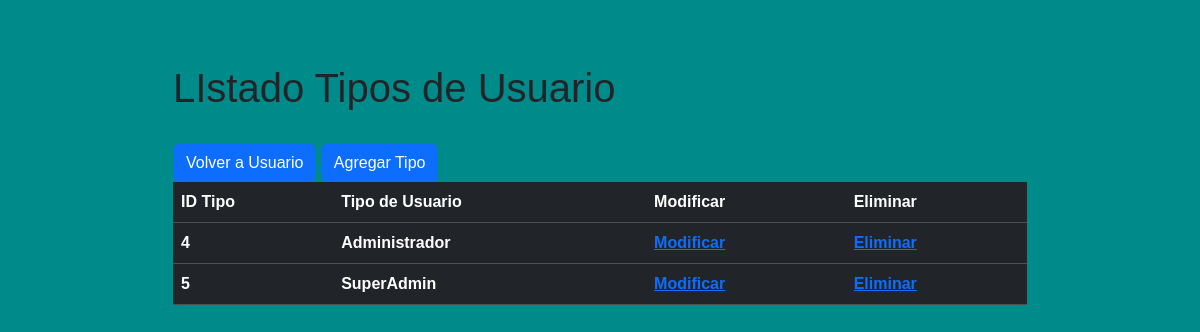
The page /newPage/crudTipo on the database its author committed.
### newPage/models.py (models this page shows, shortened)
class tipoUsuario(models.Model):
    idTipoUsuario = models.AutoField(
        primary_key=True, db_column='idTipo', verbose_name='ID_tipo_Usuario')
    tipoUsuario = models.CharField(max_length=20, blank=False, null=False)

### newPage/views.py (the view)
# urls.py: path("crudTipo", views.crudTipo, name="crudTipo"),
def crudTipo(request):
    tipos = tipoUsuario.objects.all()
    context = {"tipo": tipos}
    return render(request, "pages/tipo_list.html", context)

### newPage/templates/pages/tipo_list.html (shortened to what this page needs)
<!DOCTYPE html>
<html lang="en">
<head>
    {% load static %}
    {% load bootstrap5 %}
    {% bootstrap_css %}
    <link rel="stylesheet" href="{% static 'css/styles.css'%}">
</head>
<body>
    <div class="container">
        <div class="row">
            <div class="col-lg-10 p-5 mt-3 mx-auto table-responsive">
                <h1>LIstado Tipos de Usuario</h1><br>
                <a href="{% url 'crud' %}">
                    <button type="button" class="btn btn-primary">Volver a Usuario</button>
                </a><a href="{% url 'tipoAdd' %}">
                    <button type="button" class="btn btn-primary">Agregar Tipo</button>
                </a>
                <table class="table table-dark table-table-striped">
                    <thead>
                        <th>ID Tipo</th>
                        <th>Tipo de Usuario</th>
                        <th>Modificar</th>
                        <th>Eliminar</th>
                    </thead>
                    <tbody>
                        {% for x in tipo %}
                        <tr>
                            <td>{{x.idTipoUsuario}}</td>
                            <td>{{x.tipoUsuario}}</td>
                            <td><a href="{% url 'tipoEdit' pk=x.idTipoUsuario%}">Modificar</a></td>
                            <td><a href="{% url 'tipoDel' pk=x.idTipoUsuario %}">Eliminar</a></td>
                        </tr>
                        {% endfor%}
                    </tbody>
                </table>
            </div>
        </div>
    </div>
</body>
</html>

### newPage/static/css/styles.css (style rules this page uses)
body { background-color: darkcyan; font-size: 30; font-weight: bolder; font-family: Arial, Helvetica, sans-serif; }

### rows shown on the page
tipoUsuario: idTipoUsuario "4", tipoUsuario "Administrador"
tipoUsuario: idTipoUsuario "5", tipoUsuario "SuperAdmin"
